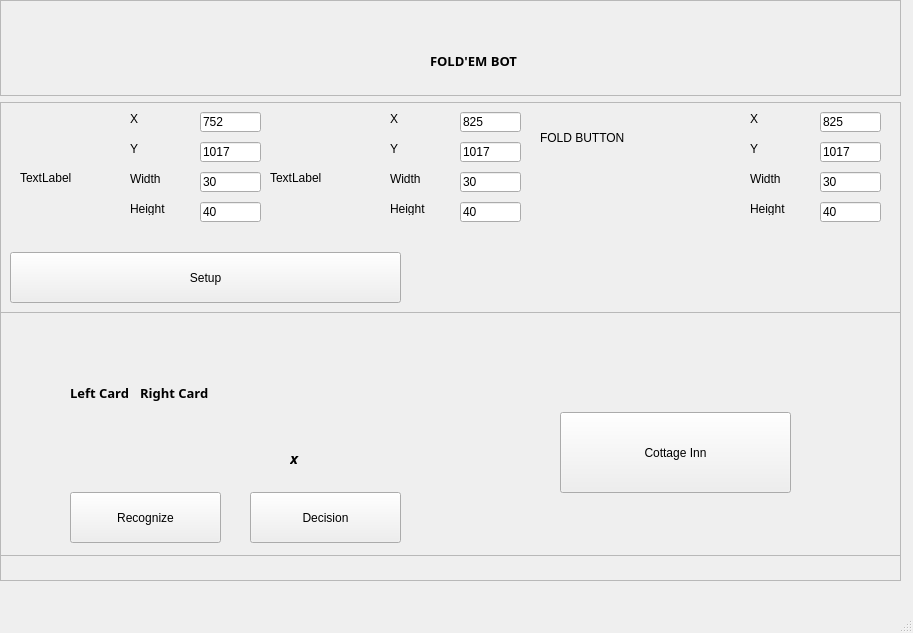
<?xml version="1.0" encoding="UTF-8"?>
<ui version="4.0">
 <class>Foldem</class>
 <widget class="QMainWindow" name="Foldem">
  <property name="geometry">
   <rect>
    <x>0</x>
    <y>0</y>
    <width>913</width>
    <height>633</height>
   </rect>
  </property>
  <property name="windowTitle">
   <string>Foldem</string>
  </property>
  <widget class="QWidget" name="centralwidget">
   <widget class="QWidget" name="verticalLayoutWidget">
    <property name="geometry">
     <rect>
      <x>0</x>
      <y>0</y>
      <width>901</width>
      <height>581</height>
     </rect>
    </property>
    <layout class="QVBoxLayout" name="verticalLayout" stretch="1,5">
     <item>
      <layout class="QVBoxLayout" name="verticalLayout_2">
       <item>
        <widget class="QFrame" name="frame_3">
         <property name="frameShape">
          <enum>QFrame::StyledPanel</enum>
         </property>
         <property name="frameShadow">
          <enum>QFrame::Raised</enum>
         </property>
         <widget class="QLabel" name="label_9">
          <property name="geometry">
           <rect>
            <x>370</x>
            <y>20</y>
            <width>51</width>
            <height>51</height>
           </rect>
          </property>
          <property name="text">
           <string/>
          </property>
          <property name="pixmap">
           <pixmap>../../../../../Downloads/poker-cards.png</pixmap>
          </property>
          <property name="scaledContents">
           <bool>true</bool>
          </property>
         </widget>
         <widget class="QLabel" name="label_10">
          <property name="geometry">
           <rect>
            <x>430</x>
            <y>40</y>
            <width>141</width>
            <height>41</height>
           </rect>
          </property>
          <property name="font">
           <font>
            <family>Century Gothic</family>
            <pointsize>10</pointsize>
            <weight>75</weight>
            <bold>true</bold>
           </font>
          </property>
          <property name="text">
           <string>FOLD'EM BOT</string>
          </property>
         </widget>
        </widget>
       </item>
      </layout>
     </item>
     <item>
      <layout class="QVBoxLayout" name="verticalLayout_4">
       <item>
        <widget class="QFrame" name="frame">
         <property name="frameShape">
          <enum>QFrame::StyledPanel</enum>
         </property>
         <property name="frameShadow">
          <enum>QFrame::Raised</enum>
         </property>
         <widget class="QLabel" name="lh_card_pic">
          <property name="geometry">
           <rect>
            <x>20</x>
            <y>10</y>
            <width>101</width>
            <height>131</height>
           </rect>
          </property>
          <property name="text">
           <string>TextLabel</string>
          </property>
          <property name="scaledContents">
           <bool>true</bool>
          </property>
         </widget>
         <widget class="QLineEdit" name="LHInputY">
          <property name="geometry">
           <rect>
            <x>200</x>
            <y>40</y>
            <width>61</width>
            <height>20</height>
           </rect>
          </property>
          <property name="text">
           <string>1017</string>
          </property>
         </widget>
         <widget class="QWidget" name="verticalLayoutWidget_3">
          <property name="geometry">
           <rect>
            <x>0</x>
            <y>210</y>
            <width>901</width>
            <height>244</height>
           </rect>
          </property>
          <layout class="QVBoxLayout" name="verticalLayout_3">
           <item>
            <widget class="QFrame" name="frame_2">
             <property name="frameShape">
              <enum>QFrame::StyledPanel</enum>
             </property>
             <property name="frameShadow">
              <enum>QFrame::Raised</enum>
             </property>
             <widget class="QPushButton" name="Recognize">
              <property name="geometry">
               <rect>
                <x>70</x>
                <y>180</y>
                <width>151</width>
                <height>51</height>
               </rect>
              </property>
              <property name="text">
               <string>Recognize</string>
              </property>
             </widget>
             <widget class="QLabel" name="label_11">
              <property name="geometry">
               <rect>
                <x>70</x>
                <y>70</y>
                <width>61</width>
                <height>21</height>
               </rect>
              </property>
              <property name="font">
               <font>
                <family>Century Gothic</family>
                <pointsize>10</pointsize>
                <weight>75</weight>
                <bold>true</bold>
               </font>
              </property>
              <property name="text">
               <string>Left Card</string>
              </property>
             </widget>
             <widget class="QLabel" name="label_12">
              <property name="geometry">
               <rect>
                <x>140</x>
                <y>70</y>
                <width>71</width>
                <height>21</height>
               </rect>
              </property>
              <property name="font">
               <font>
                <family>Century Gothic</family>
                <pointsize>10</pointsize>
                <weight>75</weight>
                <bold>true</bold>
               </font>
              </property>
              <property name="text">
               <string>Right Card</string>
              </property>
             </widget>
             <widget class="QLabel" name="left_card">
              <property name="geometry">
               <rect>
                <x>80</x>
                <y>20</y>
                <width>51</width>
                <height>31</height>
               </rect>
              </property>
              <property name="font">
               <font>
                <family>Century Gothic</family>
                <pointsize>24</pointsize>
                <weight>75</weight>
                <bold>true</bold>
               </font>
              </property>
              <property name="text">
               <string/>
              </property>
             </widget>
             <widget class="QLabel" name="right_card">
              <property name="geometry">
               <rect>
                <x>150</x>
                <y>20</y>
                <width>51</width>
                <height>31</height>
               </rect>
              </property>
              <property name="font">
               <font>
                <family>Century Gothic</family>
                <pointsize>24</pointsize>
                <weight>75</weight>
                <bold>true</bold>
               </font>
              </property>
              <property name="text">
               <string/>
              </property>
             </widget>
             <widget class="QLabel" name="full_hand">
              <property name="geometry">
               <rect>
                <x>110</x>
                <y>120</y>
                <width>71</width>
                <height>31</height>
               </rect>
              </property>
              <property name="font">
               <font>
                <family>Century Gothic</family>
                <pointsize>11</pointsize>
                <weight>75</weight>
                <italic>true</italic>
                <bold>true</bold>
               </font>
              </property>
              <property name="text">
               <string/>
              </property>
             </widget>
             <widget class="QPushButton" name="decision_qs">
              <property name="geometry">
               <rect>
                <x>250</x>
                <y>180</y>
                <width>151</width>
                <height>51</height>
               </rect>
              </property>
              <property name="text">
               <string>Decision</string>
              </property>
             </widget>
             <widget class="QLabel" name="decision_label">
              <property name="geometry">
               <rect>
                <x>290</x>
                <y>130</y>
                <width>71</width>
                <height>31</height>
               </rect>
              </property>
              <property name="font">
               <font>
                <family>Century Gothic</family>
                <pointsize>11</pointsize>
                <weight>75</weight>
                <italic>true</italic>
                <bold>true</bold>
               </font>
              </property>
              <property name="text">
               <string>x</string>
              </property>
             </widget>
             <widget class="QPushButton" name="pushButton">
              <property name="geometry">
               <rect>
                <x>560</x>
                <y>100</y>
                <width>231</width>
                <height>81</height>
               </rect>
              </property>
              <property name="text">
               <string>Cottage Inn</string>
              </property>
             </widget>
            </widget>
           </item>
          </layout>
         </widget>
         <widget class="QPushButton" name="Update">
          <property name="geometry">
           <rect>
            <x>10</x>
            <y>150</y>
            <width>391</width>
            <height>51</height>
           </rect>
          </property>
          <property name="text">
           <string>Setup</string>
          </property>
         </widget>
         <widget class="QLineEdit" name="LHInputX">
          <property name="geometry">
           <rect>
            <x>200</x>
            <y>10</y>
            <width>61</width>
            <height>20</height>
           </rect>
          </property>
          <property name="text">
           <string>752</string>
          </property>
         </widget>
         <widget class="QLabel" name="rh_card_pic">
          <property name="geometry">
           <rect>
            <x>270</x>
            <y>10</y>
            <width>101</width>
            <height>131</height>
           </rect>
          </property>
          <property name="text">
           <string>TextLabel</string>
          </property>
          <property name="scaledContents">
           <bool>true</bool>
          </property>
         </widget>
         <widget class="QLineEdit" name="RHInputX">
          <property name="geometry">
           <rect>
            <x>460</x>
            <y>10</y>
            <width>61</width>
            <height>20</height>
           </rect>
          </property>
          <property name="text">
           <string>825</string>
          </property>
         </widget>
         <widget class="QLineEdit" name="RHInputY">
          <property name="geometry">
           <rect>
            <x>460</x>
            <y>40</y>
            <width>61</width>
            <height>20</height>
           </rect>
          </property>
          <property name="text">
           <string>1017</string>
          </property>
         </widget>
         <widget class="QLineEdit" name="LHInputX_width">
          <property name="geometry">
           <rect>
            <x>200</x>
            <y>70</y>
            <width>61</width>
            <height>20</height>
           </rect>
          </property>
          <property name="text">
           <string>30</string>
          </property>
         </widget>
         <widget class="QLineEdit" name="RHInputX_width">
          <property name="geometry">
           <rect>
            <x>460</x>
            <y>70</y>
            <width>61</width>
            <height>20</height>
           </rect>
          </property>
          <property name="text">
           <string>30</string>
          </property>
         </widget>
         <widget class="QLineEdit" name="RHInputY_height">
          <property name="geometry">
           <rect>
            <x>460</x>
            <y>100</y>
            <width>61</width>
            <height>20</height>
           </rect>
          </property>
          <property name="text">
           <string>40</string>
          </property>
         </widget>
         <widget class="QLineEdit" name="LHInputY_height">
          <property name="geometry">
           <rect>
            <x>200</x>
            <y>100</y>
            <width>61</width>
            <height>20</height>
           </rect>
          </property>
          <property name="text">
           <string>40</string>
          </property>
         </widget>
         <widget class="QLabel" name="label">
          <property name="geometry">
           <rect>
            <x>130</x>
            <y>10</y>
            <width>47</width>
            <height>13</height>
           </rect>
          </property>
          <property name="text">
           <string>X</string>
          </property>
         </widget>
         <widget class="QLabel" name="label_2">
          <property name="geometry">
           <rect>
            <x>130</x>
            <y>40</y>
            <width>47</width>
            <height>13</height>
           </rect>
          </property>
          <property name="text">
           <string>Y</string>
          </property>
         </widget>
         <widget class="QLabel" name="label_3">
          <property name="geometry">
           <rect>
            <x>130</x>
            <y>70</y>
            <width>47</width>
            <height>13</height>
           </rect>
          </property>
          <property name="text">
           <string>Width</string>
          </property>
         </widget>
         <widget class="QLabel" name="label_4">
          <property name="geometry">
           <rect>
            <x>130</x>
            <y>100</y>
            <width>47</width>
            <height>13</height>
           </rect>
          </property>
          <property name="text">
           <string>Height</string>
          </property>
         </widget>
         <widget class="QLabel" name="label_5">
          <property name="geometry">
           <rect>
            <x>390</x>
            <y>10</y>
            <width>47</width>
            <height>13</height>
           </rect>
          </property>
          <property name="text">
           <string>X</string>
          </property>
         </widget>
         <widget class="QLabel" name="label_6">
          <property name="geometry">
           <rect>
            <x>390</x>
            <y>100</y>
            <width>47</width>
            <height>13</height>
           </rect>
          </property>
          <property name="text">
           <string>Height</string>
          </property>
         </widget>
         <widget class="QLabel" name="label_7">
          <property name="geometry">
           <rect>
            <x>390</x>
            <y>40</y>
            <width>47</width>
            <height>13</height>
           </rect>
          </property>
          <property name="text">
           <string>Y</string>
          </property>
         </widget>
         <widget class="QLabel" name="label_8">
          <property name="geometry">
           <rect>
            <x>390</x>
            <y>70</y>
            <width>47</width>
            <height>13</height>
           </rect>
          </property>
          <property name="text">
           <string>Width</string>
          </property>
         </widget>
         <widget class="QLabel" name="fold_pic">
          <property name="geometry">
           <rect>
            <x>540</x>
            <y>10</y>
            <width>141</width>
            <height>51</height>
           </rect>
          </property>
          <property name="text">
           <string>FOLD BUTTON</string>
          </property>
          <property name="scaledContents">
           <bool>true</bool>
          </property>
         </widget>
         <widget class="QLabel" name="label_13">
          <property name="geometry">
           <rect>
            <x>750</x>
            <y>100</y>
            <width>47</width>
            <height>13</height>
           </rect>
          </property>
          <property name="text">
           <string>Height</string>
          </property>
         </widget>
         <widget class="QLabel" name="label_14">
          <property name="geometry">
           <rect>
            <x>750</x>
            <y>70</y>
            <width>47</width>
            <height>13</height>
           </rect>
          </property>
          <property name="text">
           <string>Width</string>
          </property>
         </widget>
         <widget class="QLabel" name="label_15">
          <property name="geometry">
           <rect>
            <x>750</x>
            <y>40</y>
            <width>47</width>
            <height>13</height>
           </rect>
          </property>
          <property name="text">
           <string>Y</string>
          </property>
         </widget>
         <widget class="QLabel" name="label_16">
          <property name="geometry">
           <rect>
            <x>750</x>
            <y>10</y>
            <width>47</width>
            <height>13</height>
           </rect>
          </property>
          <property name="text">
           <string>X</string>
          </property>
         </widget>
         <widget class="QLineEdit" name="FoldX">
          <property name="geometry">
           <rect>
            <x>820</x>
            <y>10</y>
            <width>61</width>
            <height>20</height>
           </rect>
          </property>
          <property name="text">
           <string>825</string>
          </property>
         </widget>
         <widget class="QLineEdit" name="FoldY">
          <property name="geometry">
           <rect>
            <x>820</x>
            <y>40</y>
            <width>61</width>
            <height>20</height>
           </rect>
          </property>
          <property name="text">
           <string>1017</string>
          </property>
         </widget>
         <widget class="QLineEdit" name="FoldX_width">
          <property name="geometry">
           <rect>
            <x>820</x>
            <y>70</y>
            <width>61</width>
            <height>20</height>
           </rect>
          </property>
          <property name="text">
           <string>30</string>
          </property>
         </widget>
         <widget class="QLineEdit" name="FoldY_height">
          <property name="geometry">
           <rect>
            <x>820</x>
            <y>100</y>
            <width>61</width>
            <height>20</height>
           </rect>
          </property>
          <property name="text">
           <string>40</string>
          </property>
         </widget>
        </widget>
       </item>
      </layout>
     </item>
    </layout>
   </widget>
  </widget>
  <widget class="QMenuBar" name="menubar">
   <property name="geometry">
    <rect>
     <x>0</x>
     <y>0</y>
     <width>913</width>
     <height>21</height>
    </rect>
   </property>
  </widget>
  <widget class="QStatusBar" name="statusbar"/>
 </widget>
 <resources/>
 <connections/>
</ui>
